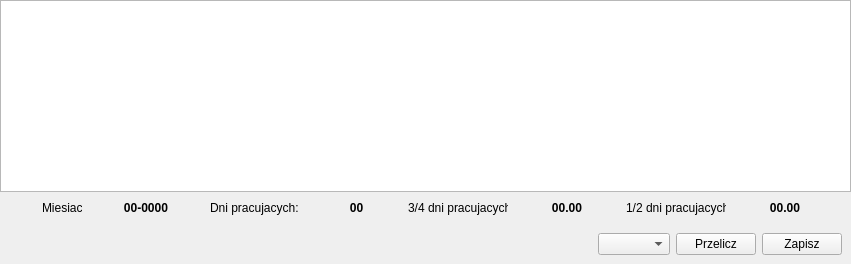
        <widget class="QWidget" name="tab_nieobecnosci">
         <attribute name="title">
          <string>Nieobecności</string>
         </attribute>
         <layout class="QVBoxLayout" name="verticalLayout_2">
          <property name="spacing">
           <number>0</number>
          </property>
          <property name="leftMargin">
           <number>0</number>
          </property>
          <property name="topMargin">
           <number>0</number>
          </property>
          <property name="rightMargin">
           <number>0</number>
          </property>
          <property name="bottomMargin">
           <number>0</number>
          </property>
          <item>
           <widget class="QWidget" name="widget_3" native="true">
            <layout class="QVBoxLayout" name="verticalLayout_4">
             <property name="spacing">
              <number>0</number>
             </property>
             <property name="leftMargin">
              <number>0</number>
             </property>
             <property name="topMargin">
              <number>0</number>
             </property>
             <property name="rightMargin">
              <number>0</number>
             </property>
             <property name="bottomMargin">
              <number>0</number>
             </property>
             <item>
              <widget class="QTableWidget" name="tab_dane_nieobecnosci"/>
             </item>
             <item>
              <widget class="QWidget" name="widget_5" native="true">
               <layout class="QHBoxLayout" name="horizontalLayout_2">
                <item>
                 <widget class="QLabel" name="label_4">
                  <property name="maximumSize">
                   <size>
                    <width>40</width>
                    <height>16777215</height>
                   </size>
                  </property>
                  <property name="text">
                   <string>Miesiac:</string>
                  </property>
                 </widget>
                </item>
                <item>
                 <widget class="QLabel" name="lab_miesiacNieobecnosci">
                  <property name="maximumSize">
                   <size>
                    <width>50</width>
                    <height>16777215</height>
                   </size>
                  </property>
                  <property name="font">
                   <font>
                    <weight>75</weight>
                    <bold>true</bold>
                   </font>
                  </property>
                  <property name="text">
                   <string>00-0000</string>
                  </property>
                  <property name="alignment">
                   <set>Qt::AlignCenter</set>
                  </property>
                 </widget>
                </item>
                <item>
                 <widget class="QLabel" name="label_5">
                  <property name="maximumSize">
                   <size>
                    <width>95</width>
                    <height>16777215</height>
                   </size>
                  </property>
                  <property name="text">
                   <string>Dni pracujacych:</string>
                  </property>
                 </widget>
                </item>
                <item>
                 <widget class="QLabel" name="lab_pracujacychNieobecnosci">
                  <property name="maximumSize">
                   <size>
                    <width>25</width>
                    <height>16777215</height>
                   </size>
                  </property>
                  <property name="font">
                   <font>
                    <weight>75</weight>
                    <bold>true</bold>
                   </font>
                  </property>
                  <property name="text">
                   <string>00</string>
                  </property>
                  <property name="alignment">
                   <set>Qt::AlignCenter</set>
                  </property>
                 </widget>
                </item>
                <item>
                 <widget class="QLabel" name="label_7">
                  <property name="maximumSize">
                   <size>
                    <width>100</width>
                    <height>16777215</height>
                   </size>
                  </property>
                  <property name="text">
                   <string>3/4 dni pracujacych:</string>
                  </property>
                 </widget>
                </item>
                <item>
                 <widget class="QLabel" name="lab_pracujacych075Nieobecnosci">
                  <property name="maximumSize">
                   <size>
                    <width>40</width>
                    <height>16777215</height>
                   </size>
                  </property>
                  <property name="font">
                   <font>
                    <weight>75</weight>
                    <bold>true</bold>
                   </font>
                  </property>
                  <property name="text">
                   <string>00.00</string>
                  </property>
                  <property name="alignment">
                   <set>Qt::AlignCenter</set>
                  </property>
                 </widget>
                </item>
                <item>
                 <widget class="QLabel" name="label_9">
                  <property name="maximumSize">
                   <size>
                    <width>100</width>
                    <height>16777215</height>
                   </size>
                  </property>
                  <property name="text">
                   <string>1/2 dni pracujacych:</string>
                  </property>
                 </widget>
                </item>
                <item>
                 <widget class="QLabel" name="lab_pracujacych050Nieobecnosci">
                  <property name="maximumSize">
                   <size>
                    <width>40</width>
                    <height>16777215</height>
                   </size>
                  </property>
                  <property name="font">
                   <font>
                    <weight>75</weight>
                    <bold>true</bold>
                   </font>
                  </property>
                  <property name="text">
                   <string>00.00</string>
                  </property>
                  <property name="alignment">
                   <set>Qt::AlignCenter</set>
                  </property>
                 </widget>
                </item>
               </layout>
              </widget>
             </item>
             <item>
              <widget class="QWidget" name="widget_4" native="true">
               <layout class="QHBoxLayout" name="horizontalLayout">
                <item>
                 <spacer name="horizontalSpacer">
                  <property name="orientation">
                   <enum>Qt::Horizontal</enum>
                  </property>
                  <property name="sizeHint" stdset="0">
                   <size>
                    <width>589</width>
                    <height>20</height>
                   </size>
                  </property>
                 </spacer>
                </item>
                <item>
                 <widget class="QComboBox" name="combo_miesiacNieobecnosci"/>
                </item>
                <item>
                 <widget class="QPushButton" name="btn_przeliczNieobecnosci">
                  <property name="text">
                   <string>Przelicz</string>
                  </property>
                 </widget>
                </item>
                <item>
                 <widget class="QPushButton" name="btn_zapiszNieobecnosci">
                  <property name="text">
                   <string>Zapisz</string>
                  </property>
                 </widget>
                </item>
               </layout>
              </widget>
             </item>
            </layout>
           </widget>
          </item>
         </layout>
        </widget>
